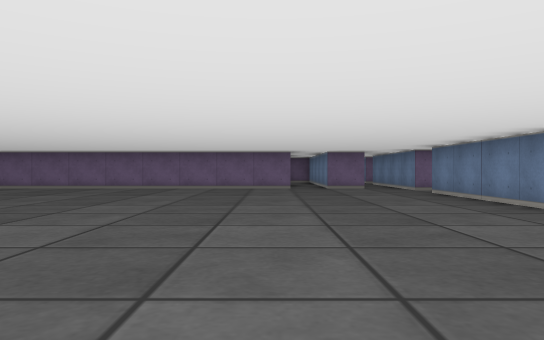
view 1 (above)

24 first-person views from a walk through a cub3D maze. The camera is about half as high as the walls, looks level and sees 70° across. The floor is counted in squares. Each view is taken from the middle of a square. On the plan, view 1 faces up. The plan holds only what a view shows up to about 9 squares ahead; the rest is blank.

view 2
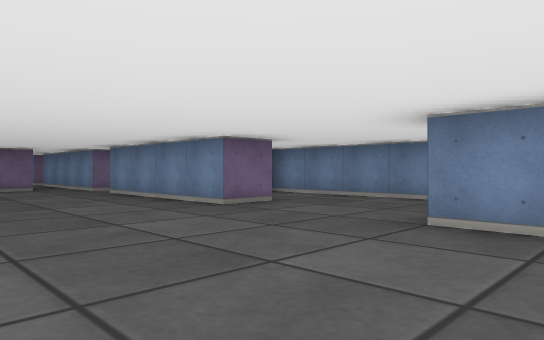

view 3
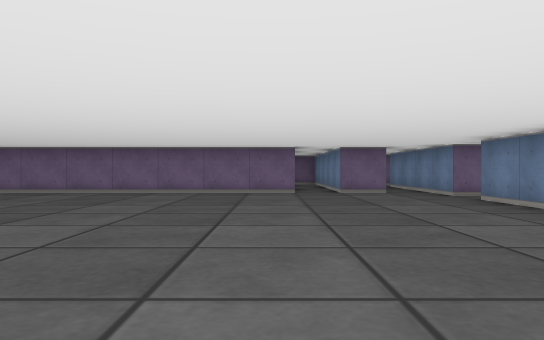

view 4
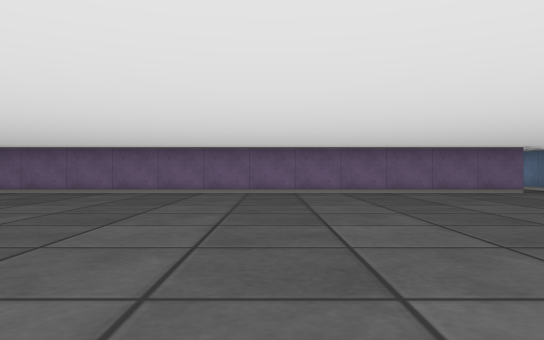

view 5
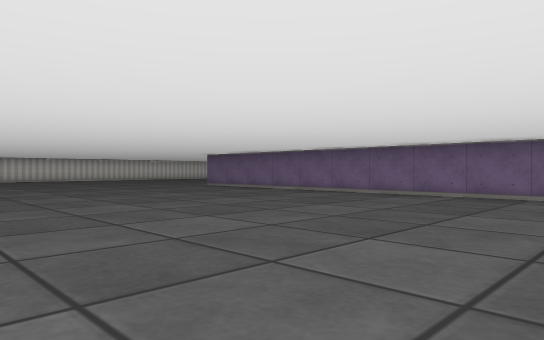

view 6
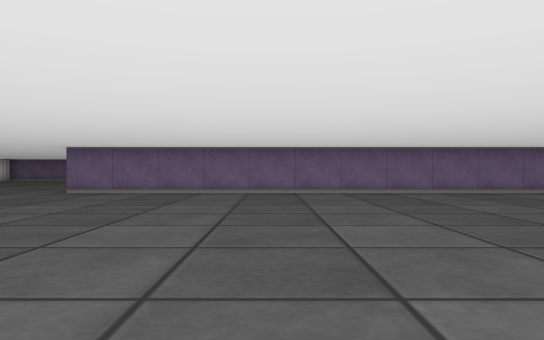

view 7
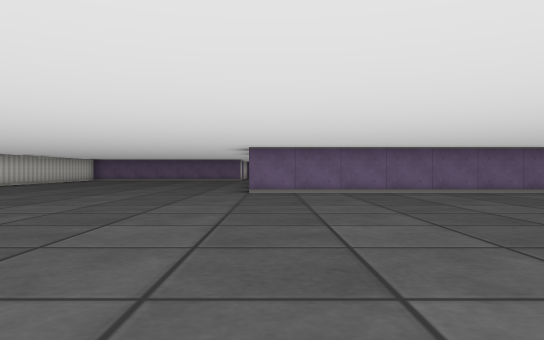

view 8
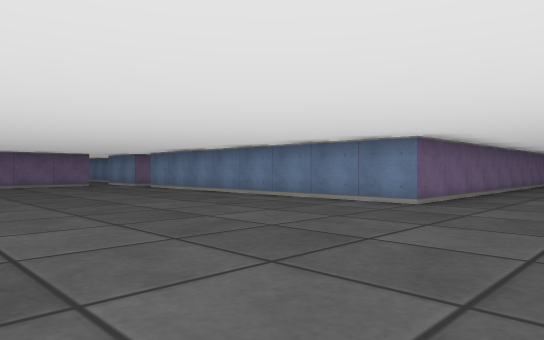

view 9
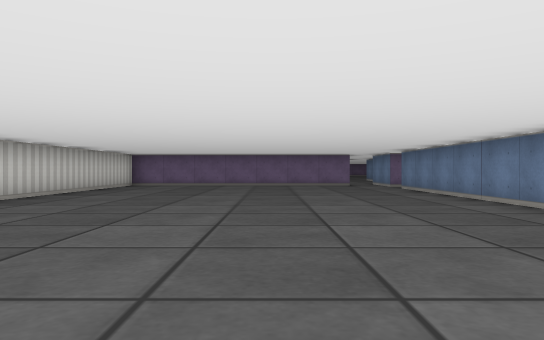

view 10
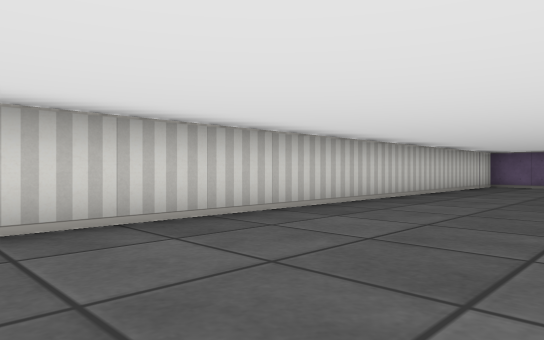

view 11
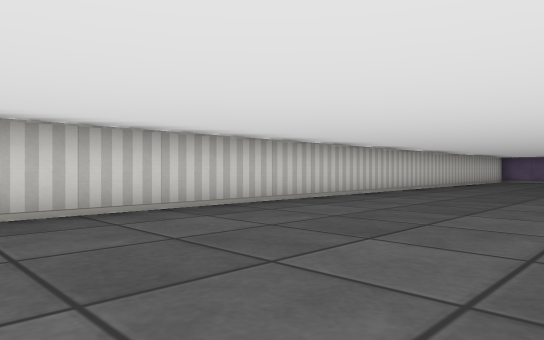

view 12
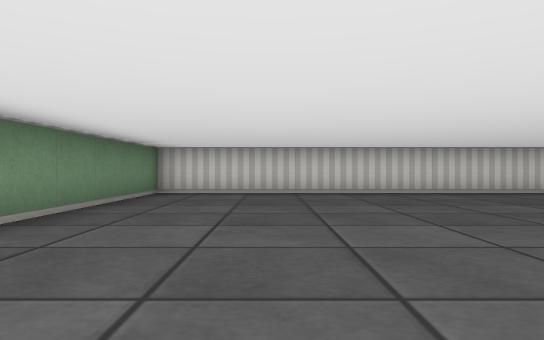

view 13
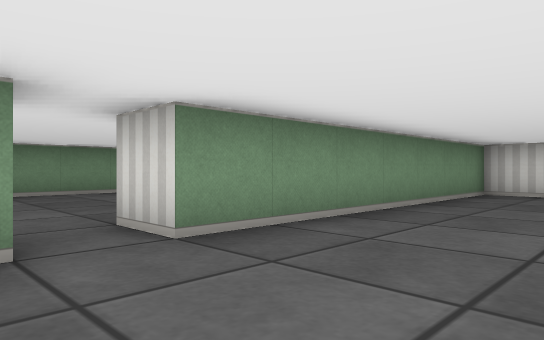

view 14
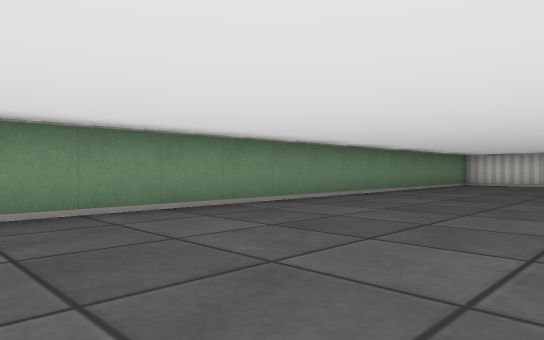

view 15
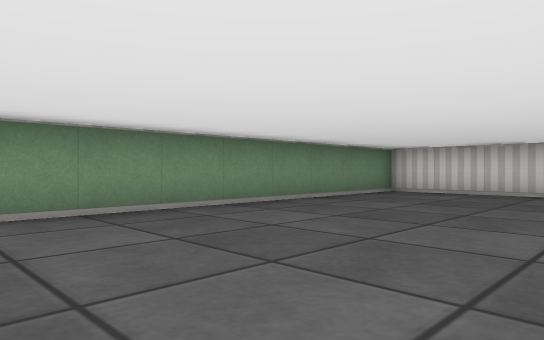

view 16
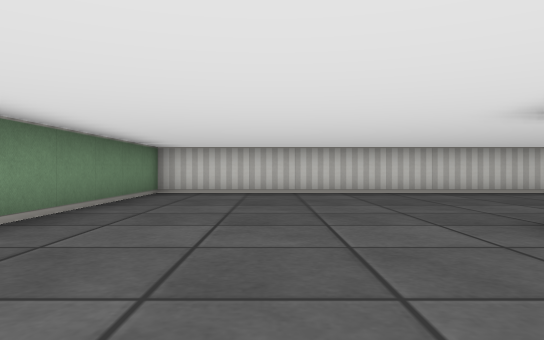

view 17
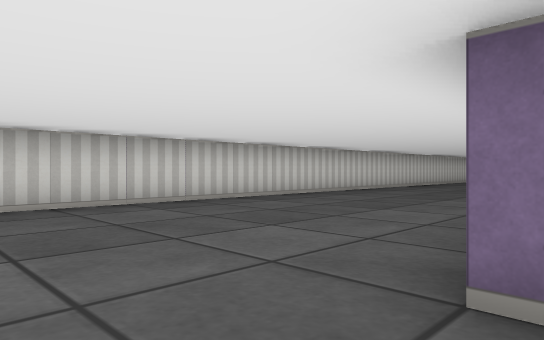

view 18
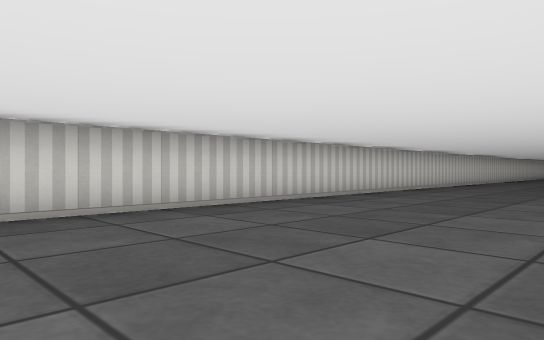

view 19
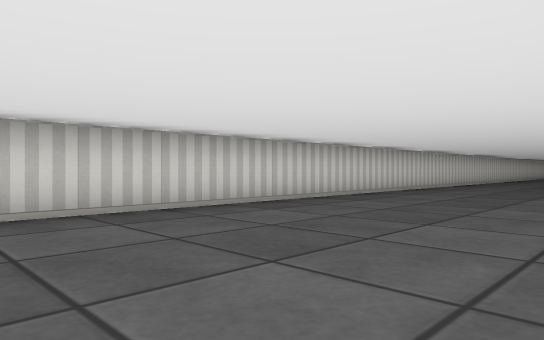

view 20
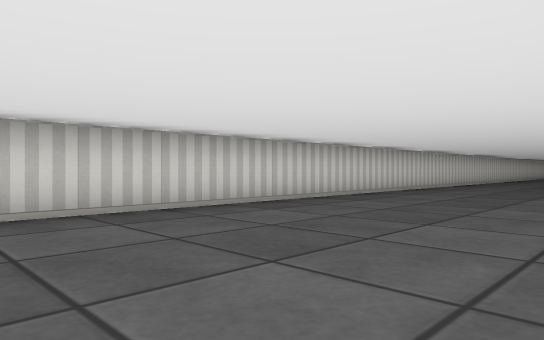

view 21
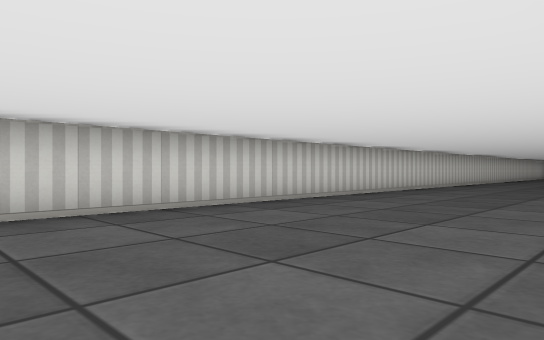

view 22
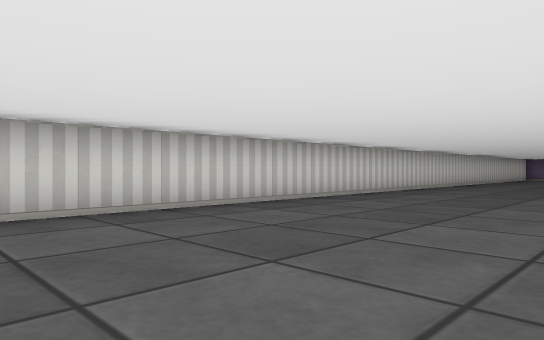

view 23
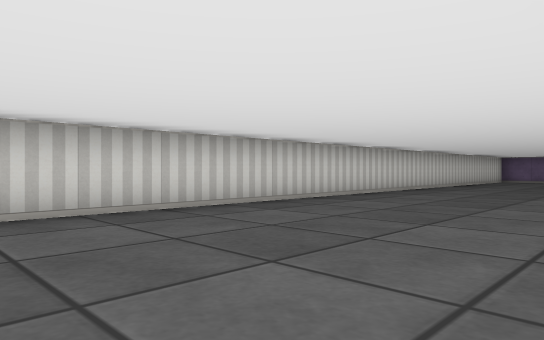

view 24
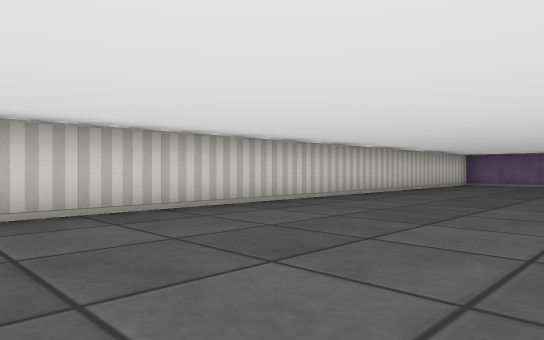

### Floor plan
Points are (right, up) in squares from view 1. A wall is a line through its corners. A room is listed if a view was taken in it or the views show most of it. See-through windows are left out.
Room 1 (views 1, 2, 3, 4, 5, 6, 7, 8, 9, 10, 11, 12, 13)
walls: (0.6, 10.5) (-17.5, 10.5) (-17.5, 17); (2.6, 10.5) (1.5, 10.5) (1.5, 11); (4.1, 9.5) (3.5, 9.5) (3.5, 11); (4.5, 4.5) (3.5, 4.5) (3.5, 8.5); (3.5, 0.5) (3.5, 1.5); (-25.5, 17.2) (-25.5, -0.5) (-18.5, -0.5); (6.5, 2.8) (6.5, 6.2)
ways out: opening at (-18, -1) to room 2; opening at (4, 9)
Room 2 (views 14, 15, 16, 17, 18, 19, 20, 21, 22, 23, 24)
walls: (-18.5, -0.5) (-18.5, -1.5); (-31.5, 34.2) (-31.5, -6.5) (-18.6, -6.5)
ways out: opening at (-18, -1) to room 1

Positions as (right, up) in squares from view 1, and headings:
1: (0, 0), facing up
2: (0, 0), facing up-right
3: (0, 2), facing up
4: (-5, 2), facing up
5: (-7, 3), facing up-left
6: (-13, 2), facing up
7: (-17, 2), facing up
8: (-23, 8), facing up-right
9: (-21, 8), facing up
10: (-22, 8), facing up-left
11: (-21, 3), facing up-left
12: (-17, 2), facing left
13: (-17, 2), facing down-left
14: (-18, -2), facing down-left
15: (-23, -2), facing down-left
16: (-23, -4), facing left
17: (-26, -3), facing up-left
18: (-27, 1), facing up-left
19: (-27, 6), facing up-left
20: (-27, 10), facing up-left
21: (-27, 14), facing up-left
22: (-27, 18), facing up-left
23: (-27, 22), facing up-left
24: (-27, 26), facing up-left
